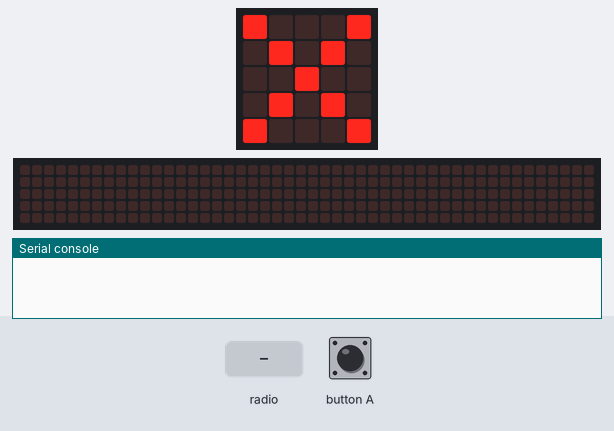
A program run on a simulated BBC micro:bit running MicroPython. Shown: the board's 5×5 LED display, a strip that is not on the board, showing the scrolling text unrolled, the last lines printed to the serial console. Inputs (shaded band) come from the test bench. Dim RGB values are drawn brighter than linear; no radio messages arrive unless stated (any console line starting 'radio sent:' is added by the test bench); the 48×5 strip is a reading aid, not a part: it shows the text the display is scrolling, unrolled, one strip-width of it at a time.

Above: at 1.2 s.
1.3 s: button A pressed for 0.15 s
At 1.37 s:
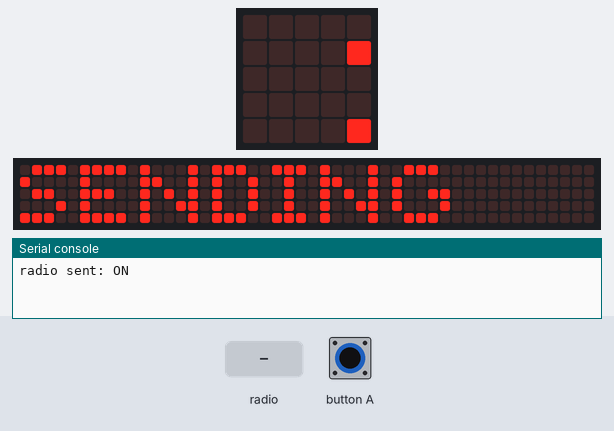
2.0 s: radio message "ON" arrives
At 7.7 s:
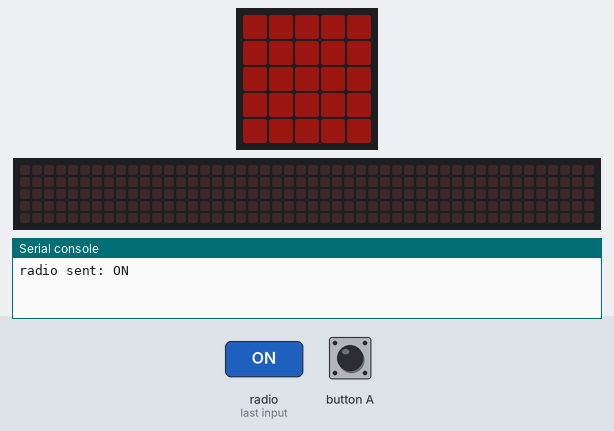
11.0 s: button A pressed for 3.2 s
At 12.67 s:
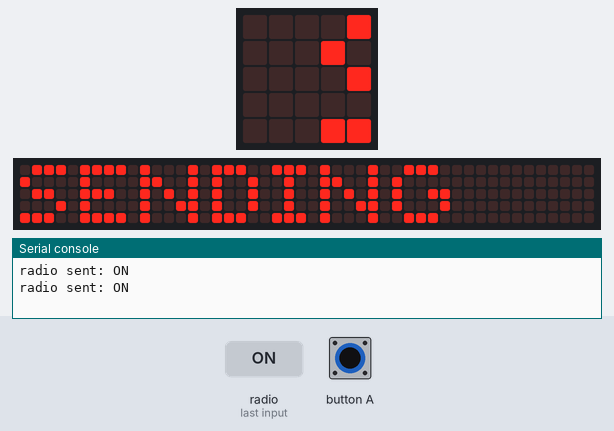

The program:

radio_7_.py
```python
# Add your Python code here. E.g.
from microbit import *
import radio

blink = Image("99999:"
              "99999:"
              "99999:"
              "99999:"
              "99999")
radio.on()
while True:
    if button_a.is_pressed():
        radio.send('ON')
        display.scroll('SENDING')
    incoming = radio.receive()
    if incoming == 'ON':
        for i in range (9):
            blink.fill(i)
            display.show(blink)
        for i in range (9, 0, -1):
            blink.fill(i)
            display.show(blink)
        sleep(5000)
    else:
        display.show(Image.NO)
```

Measured:
- after the input at 1.3 s, the display: changes at once (image 1)
- after the input at 2.0 s, the display: first differs from a run without the input after 5.5 s (image 2)
- after the input at 11.0 s, the display: first changes after 1.5 s (image 3 shows a later state)
